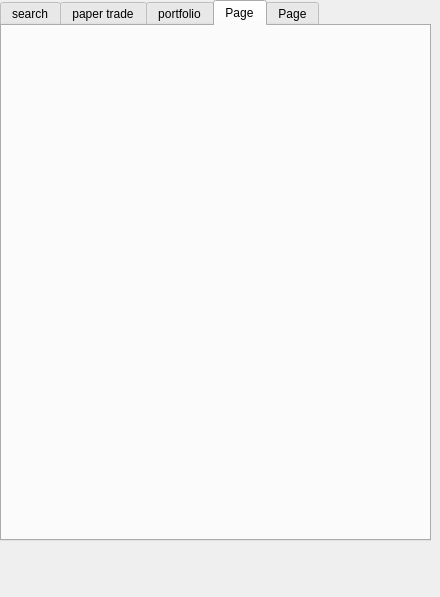
<?xml version="1.0" encoding="UTF-8"?>
<ui version="4.0">
 <class>App</class>
 <widget class="QWidget" name="App">
  <property name="geometry">
   <rect>
    <x>0</x>
    <y>0</y>
    <width>440</width>
    <height>597</height>
   </rect>
  </property>
  <property name="windowTitle">
   <string>App</string>
  </property>
  <property name="autoFillBackground">
   <bool>false</bool>
  </property>
  <widget class="QTabWidget" name="Search">
   <property name="geometry">
    <rect>
     <x>0</x>
     <y>0</y>
     <width>431</width>
     <height>541</height>
    </rect>
   </property>
   <property name="currentIndex">
    <number>3</number>
   </property>
   <widget class="QWidget" name="tab">
    <attribute name="title">
     <string>search</string>
    </attribute>
    <widget class="QScrollArea" name="scrollArea">
     <property name="geometry">
      <rect>
       <x>0</x>
       <y>40</y>
       <width>421</width>
       <height>491</height>
      </rect>
     </property>
     <property name="widgetResizable">
      <bool>true</bool>
     </property>
     <widget class="QWidget" name="scrollAreaWidgetContents">
      <property name="geometry">
       <rect>
        <x>0</x>
        <y>0</y>
        <width>417</width>
        <height>487</height>
       </rect>
      </property>
      <widget class="QGraphicsView" name="StockGraph">
       <property name="geometry">
        <rect>
         <x>10</x>
         <y>10</y>
         <width>391</width>
         <height>191</height>
        </rect>
       </property>
      </widget>
      <widget class="QTableView" name="StockDataView">
       <property name="geometry">
        <rect>
         <x>10</x>
         <y>230</y>
         <width>391</width>
         <height>231</height>
        </rect>
       </property>
      </widget>
     </widget>
    </widget>
    <widget class="QPushButton" name="pushButton">
     <property name="geometry">
      <rect>
       <x>230</x>
       <y>10</y>
       <width>75</width>
       <height>23</height>
      </rect>
     </property>
     <property name="text">
      <string>search</string>
     </property>
    </widget>
    <widget class="QLineEdit" name="lineEdit">
     <property name="geometry">
      <rect>
       <x>110</x>
       <y>10</y>
       <width>113</width>
       <height>20</height>
      </rect>
     </property>
    </widget>
   </widget>
   <widget class="QWidget" name="tab_2">
    <attribute name="title">
     <string>paper trade</string>
    </attribute>
   </widget>
   <widget class="QWidget" name="tab_3">
    <attribute name="title">
     <string>portfolio</string>
    </attribute>
   </widget>
   <widget class="QWidget" name="tab_4">
    <attribute name="title">
     <string>Page</string>
    </attribute>
   </widget>
   <widget class="QWidget" name="tab_5">
    <attribute name="title">
     <string>Page</string>
    </attribute>
   </widget>
  </widget>
 </widget>
 <resources/>
 <connections/>
</ui>
